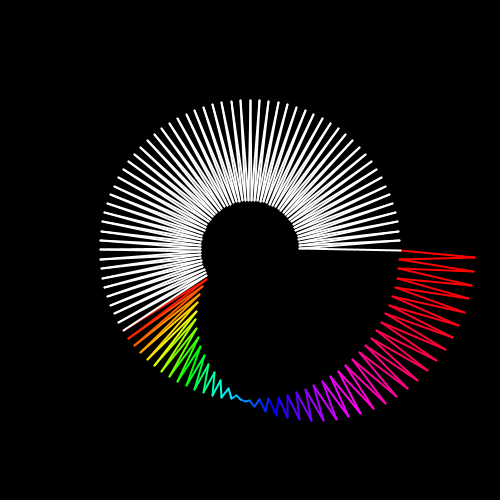
Frame 1 (no input)
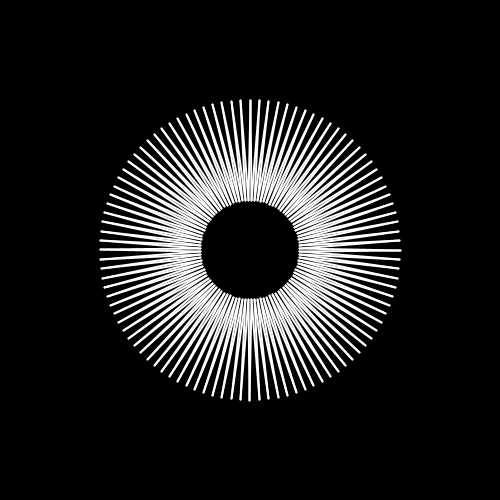
Frame 60 (the mouse pressed at the canvas centre just before this capture)
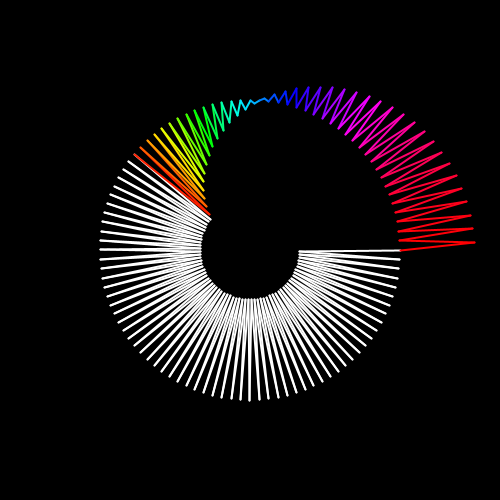
Frame 120 (the mouse held since frame 60 and released just before this capture)

The Processing sketch that drew these frames (run headless with seeded random() and noise(); from frame 60 on, the mouse is pressed at the canvas centre):

// Processing sketch: colorful_donut
// ── colorful_donut.pde
int n = 100;
Line l[] = new Line[n];
ParticleLine pl = new ParticleLine(new PVector(0,height/2), new PVector(width,height/2));
void setup(){
  size(500,500);
  for(int i=0;i<n;i++){
    l[i] = new Line(2*PI/n*i, 2*PI/n*(i+1), i/30.0);
  }
  strokeWeight(2);
  colorMode(HSB,360,255,255);
}

void draw(){
  background(0);
  translate(width/2, height/2);
  for(int i=0;i<n;i++){
    l[i].show();
  }
  resetMatrix();
  //pl.show();
  
}

class Line{
  float radians1, radians2;
  float r = 150;
  float mid_r_seed;
  Line(float radians1, float radians2, float mid_r_seed){
    this.radians1 = radians1;
    this.radians2 = radians2;
    this.mid_r_seed = mid_r_seed;
  }
  
  void show(){
    float mid_radians = (radians1+radians2) / 2.0;
    PVector pos1 = new PVector(r*cos(radians1), r*sin(radians1));
    PVector pos2 = new PVector(r*cos(radians2), r*sin(radians2));
    float mid_r = max(50, (r*1.5)*cos(mid_r_seed));
    float c = 255;
    if(mid_r>50) c = map(mid_r, 50, r*1.5, 0, 360);
    PVector mid_pos = new PVector(mid_r*cos(mid_radians), mid_r*sin(mid_radians));
    stroke(c,(c==255?0:255), 255);
    line(pos1.x, pos1.y, mid_pos.x, mid_pos.y);
    line(mid_pos.x, mid_pos.y, pos2.x, pos2.y);
    
    mid_r_seed += PI/128;
  }
}

class ParticleLine{
  PVector pos1, pos2;
  int N = 3;
  ParticleLine(PVector pos1, PVector pos2){
    this.pos1 = pos1;
    this.pos2 = pos2;
  }
  
  void show(){
    blendMode(ADD);
    for(int i=N-1;i>=0;i--){
      float c = map(i,0,N,0,255);
      stroke(255,c,c);
      line(pos1.x, pos1.y, pos2.x, pos2.y);
    }
  }
}
